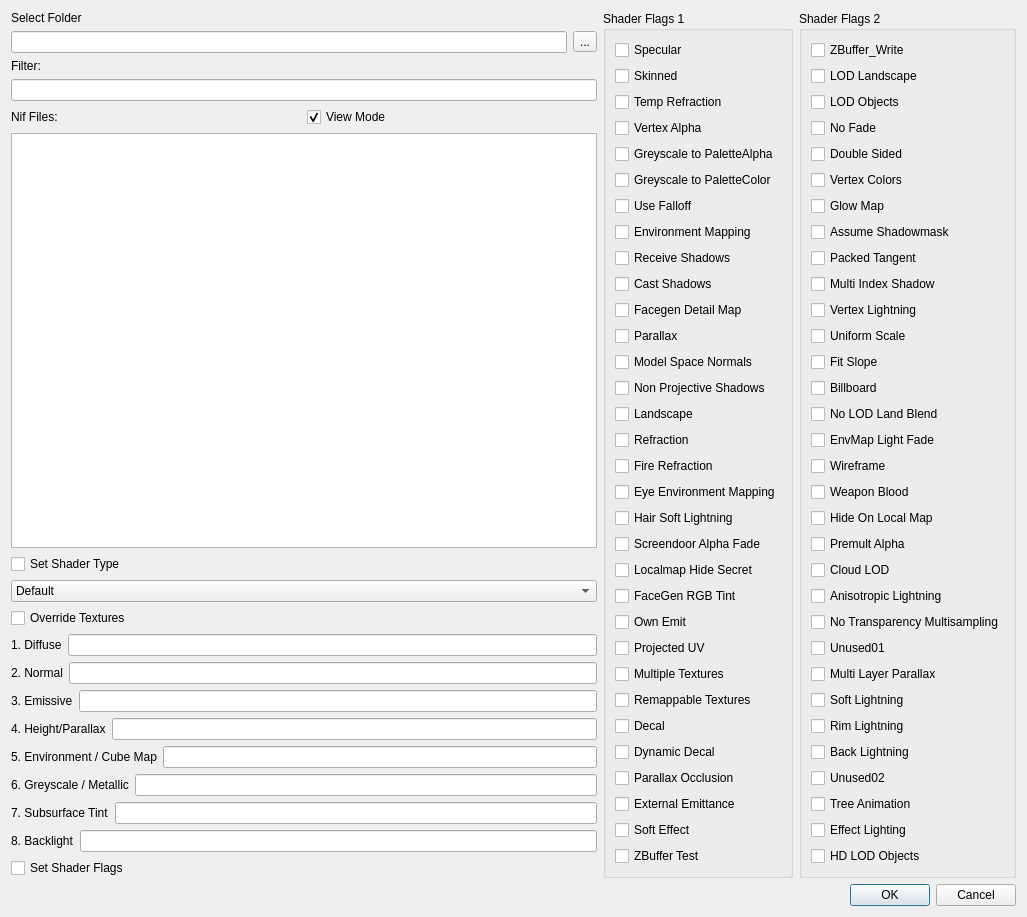
<?xml version="1.0" encoding="UTF-8"?>
<ui version="4.0">
 <class>TextureTool</class>
 <widget class="QDialog" name="TextureTool">
  <property name="geometry">
   <rect>
    <x>0</x>
    <y>0</y>
    <width>1027</width>
    <height>746</height>
   </rect>
  </property>
  <property name="windowTitle">
   <string>Texture Tool</string>
  </property>
  <layout class="QVBoxLayout" name="verticalLayout_8">
   <item>
    <layout class="QHBoxLayout" name="horizontalLayout_14">
     <item>
      <layout class="QVBoxLayout" name="verticalLayout_11">
       <item>
        <layout class="QHBoxLayout" name="horizontalLayout_13">
         <item>
          <layout class="QVBoxLayout" name="verticalLayout_9">
           <item>
            <widget class="QLabel" name="label">
             <property name="text">
              <string>Select Folder</string>
             </property>
            </widget>
           </item>
           <item>
            <layout class="QHBoxLayout" name="horizontalLayout_9">
             <item>
              <widget class="QLineEdit" name="folderLineEdit"/>
             </item>
             <item>
              <widget class="QToolButton" name="folderSelectButton">
               <property name="text">
                <string>...</string>
               </property>
              </widget>
             </item>
            </layout>
           </item>
          </layout>
         </item>
         <item>
          <layout class="QVBoxLayout" name="verticalLayout_10"/>
         </item>
        </layout>
       </item>
       <item>
        <widget class="QLabel" name="label_4">
         <property name="text">
          <string>Filter:</string>
         </property>
        </widget>
       </item>
       <item>
        <widget class="QLineEdit" name="filterLineEdit"/>
       </item>
       <item>
        <layout class="QHBoxLayout" name="horizontalLayout_12">
         <item>
          <widget class="QLabel" name="label_2">
           <property name="text">
            <string>Nif Files:</string>
           </property>
          </widget>
         </item>
         <item>
          <widget class="QCheckBox" name="viewModeCheckBox">
           <property name="text">
            <string>View Mode</string>
           </property>
           <property name="checked">
            <bool>true</bool>
           </property>
          </widget>
         </item>
        </layout>
       </item>
       <item>
        <layout class="QVBoxLayout" name="verticalLayout_6">
         <item>
          <layout class="QHBoxLayout" name="horizontalLayout_10">
           <item>
            <layout class="QVBoxLayout" name="verticalLayout_3">
             <item>
              <widget class="QTreeView" name="nifView">
               <property name="editTriggers">
                <set>QAbstractItemView::NoEditTriggers</set>
               </property>
               <property name="selectionMode">
                <enum>QAbstractItemView::MultiSelection</enum>
               </property>
               <property name="textElideMode">
                <enum>Qt::ElideNone</enum>
               </property>
               <property name="rootIsDecorated">
                <bool>false</bool>
               </property>
               <attribute name="headerVisible">
                <bool>false</bool>
               </attribute>
              </widget>
             </item>
            </layout>
           </item>
           <item>
            <layout class="QVBoxLayout" name="verticalLayout_4"/>
           </item>
          </layout>
         </item>
         <item>
          <layout class="QVBoxLayout" name="verticalLayout_5"/>
         </item>
         <item>
          <widget class="QCheckBox" name="shaderTypeCheckBox">
           <property name="text">
            <string>Set Shader Type</string>
           </property>
          </widget>
         </item>
         <item>
          <widget class="QComboBox" name="shaderTypeComboBox">
           <item>
            <property name="text">
             <string>Default</string>
            </property>
           </item>
           <item>
            <property name="text">
             <string>Environment Map</string>
            </property>
           </item>
           <item>
            <property name="text">
             <string>Glow Shader</string>
            </property>
           </item>
           <item>
            <property name="text">
             <string>Parallax</string>
            </property>
           </item>
           <item>
            <property name="text">
             <string>Face Tint</string>
            </property>
           </item>
           <item>
            <property name="text">
             <string>Skin Tint</string>
            </property>
           </item>
           <item>
            <property name="text">
             <string>Hair Tint</string>
            </property>
           </item>
           <item>
            <property name="text">
             <string>Parallax Occ</string>
            </property>
           </item>
           <item>
            <property name="text">
             <string>Multitexture Landscape</string>
            </property>
           </item>
           <item>
            <property name="text">
             <string>LOD Landscape</string>
            </property>
           </item>
           <item>
            <property name="text">
             <string>Snow</string>
            </property>
           </item>
           <item>
            <property name="text">
             <string>Multilayer Parallax</string>
            </property>
           </item>
           <item>
            <property name="text">
             <string>Tree Animation</string>
            </property>
           </item>
           <item>
            <property name="text">
             <string>LOD Objects</string>
            </property>
           </item>
           <item>
            <property name="text">
             <string>Sparkle Snow</string>
            </property>
           </item>
           <item>
            <property name="text">
             <string>LOD Objects HD</string>
            </property>
           </item>
           <item>
            <property name="text">
             <string>Eye Environment Map</string>
            </property>
           </item>
           <item>
            <property name="text">
             <string>Cloud</string>
            </property>
           </item>
           <item>
            <property name="text">
             <string>LOD Landscape Noise</string>
            </property>
           </item>
           <item>
            <property name="text">
             <string>Multitexture Landscape LOD Blend</string>
            </property>
           </item>
           <item>
            <property name="text">
             <string>FO4 Dismemberment</string>
            </property>
           </item>
          </widget>
         </item>
         <item>
          <widget class="QCheckBox" name="texturesCheckBox">
           <property name="text">
            <string>Override Textures</string>
           </property>
          </widget>
         </item>
         <item>
          <layout class="QVBoxLayout" name="verticalLayout">
           <item>
            <layout class="QHBoxLayout" name="horizontalLayout">
             <item>
              <widget class="QLabel" name="label_7">
               <property name="text">
                <string>1. Diffuse</string>
               </property>
              </widget>
             </item>
             <item>
              <widget class="QLineEdit" name="textureSlot_0"/>
             </item>
            </layout>
           </item>
           <item>
            <layout class="QHBoxLayout" name="horizontalLayout_2">
             <item>
              <widget class="QLabel" name="label_8">
               <property name="text">
                <string>2. Normal</string>
               </property>
              </widget>
             </item>
             <item>
              <widget class="QLineEdit" name="textureSlot_1">
               <property name="text">
                <string/>
               </property>
              </widget>
             </item>
            </layout>
           </item>
           <item>
            <layout class="QHBoxLayout" name="horizontalLayout_3">
             <item>
              <widget class="QLabel" name="label_9">
               <property name="text">
                <string>3. Emissive</string>
               </property>
              </widget>
             </item>
             <item>
              <widget class="QLineEdit" name="textureSlot_2">
               <property name="text">
                <string/>
               </property>
              </widget>
             </item>
            </layout>
           </item>
           <item>
            <layout class="QHBoxLayout" name="horizontalLayout_4">
             <item>
              <widget class="QLabel" name="label_10">
               <property name="text">
                <string>4. Height/Parallax</string>
               </property>
              </widget>
             </item>
             <item>
              <widget class="QLineEdit" name="textureSlot_3">
               <property name="text">
                <string/>
               </property>
              </widget>
             </item>
            </layout>
           </item>
           <item>
            <layout class="QHBoxLayout" name="horizontalLayout_5">
             <item>
              <widget class="QLabel" name="label_11">
               <property name="text">
                <string>5. Environment / Cube Map</string>
               </property>
              </widget>
             </item>
             <item>
              <widget class="QLineEdit" name="textureSlot_4">
               <property name="text">
                <string/>
               </property>
              </widget>
             </item>
            </layout>
           </item>
           <item>
            <layout class="QHBoxLayout" name="horizontalLayout_6">
             <item>
              <widget class="QLabel" name="label_12">
               <property name="text">
                <string>6. Greyscale / Metallic</string>
               </property>
              </widget>
             </item>
             <item>
              <widget class="QLineEdit" name="textureSlot_5">
               <property name="text">
                <string/>
               </property>
              </widget>
             </item>
            </layout>
           </item>
           <item>
            <layout class="QHBoxLayout" name="horizontalLayout_7">
             <item>
              <widget class="QLabel" name="label_13">
               <property name="text">
                <string>7. Subsurface Tint</string>
               </property>
              </widget>
             </item>
             <item>
              <widget class="QLineEdit" name="textureSlot_6">
               <property name="text">
                <string/>
               </property>
              </widget>
             </item>
            </layout>
           </item>
           <item>
            <layout class="QHBoxLayout" name="horizontalLayout_8">
             <item>
              <widget class="QLabel" name="label_14">
               <property name="text">
                <string>8. Backlight</string>
               </property>
              </widget>
             </item>
             <item>
              <widget class="QLineEdit" name="textureSlot_7">
               <property name="text">
                <string/>
               </property>
              </widget>
             </item>
            </layout>
           </item>
          </layout>
         </item>
         <item>
          <widget class="QCheckBox" name="shaderFlagsCheckBox">
           <property name="text">
            <string>Set Shader Flags</string>
           </property>
          </widget>
         </item>
        </layout>
       </item>
      </layout>
     </item>
     <item>
      <layout class="QHBoxLayout" name="horizontalLayout_11">
       <item>
        <widget class="QGroupBox" name="SF1">
         <property name="title">
          <string>Shader Flags 1</string>
         </property>
         <layout class="QVBoxLayout" name="verticalLayout_2">
          <item>
           <widget class="QCheckBox" name="SF1_0">
            <property name="text">
             <string>Specular</string>
            </property>
           </widget>
          </item>
          <item>
           <widget class="QCheckBox" name="SF1_1">
            <property name="text">
             <string>Skinned</string>
            </property>
           </widget>
          </item>
          <item>
           <widget class="QCheckBox" name="SF1_2">
            <property name="text">
             <string>Temp Refraction</string>
            </property>
           </widget>
          </item>
          <item>
           <widget class="QCheckBox" name="SF1_3">
            <property name="text">
             <string>Vertex Alpha</string>
            </property>
           </widget>
          </item>
          <item>
           <widget class="QCheckBox" name="SF1_4">
            <property name="text">
             <string>Greyscale to PaletteAlpha</string>
            </property>
           </widget>
          </item>
          <item>
           <widget class="QCheckBox" name="SF1_5">
            <property name="text">
             <string>Greyscale to PaletteColor</string>
            </property>
           </widget>
          </item>
          <item>
           <widget class="QCheckBox" name="SF1_6">
            <property name="text">
             <string>Use Falloff</string>
            </property>
           </widget>
          </item>
          <item>
           <widget class="QCheckBox" name="SF1_7">
            <property name="text">
             <string>Environment Mapping</string>
            </property>
           </widget>
          </item>
          <item>
           <widget class="QCheckBox" name="SF1_8">
            <property name="text">
             <string>Receive Shadows</string>
            </property>
           </widget>
          </item>
          <item>
           <widget class="QCheckBox" name="SF1_9">
            <property name="text">
             <string>Cast Shadows</string>
            </property>
           </widget>
          </item>
          <item>
           <widget class="QCheckBox" name="SF1_10">
            <property name="text">
             <string>Facegen Detail Map</string>
            </property>
           </widget>
          </item>
          <item>
           <widget class="QCheckBox" name="SF1_11">
            <property name="text">
             <string>Parallax</string>
            </property>
           </widget>
          </item>
          <item>
           <widget class="QCheckBox" name="SF1_12">
            <property name="text">
             <string>Model Space Normals</string>
            </property>
           </widget>
          </item>
          <item>
           <widget class="QCheckBox" name="SF1_13">
            <property name="text">
             <string>Non Projective Shadows</string>
            </property>
           </widget>
          </item>
          <item>
           <widget class="QCheckBox" name="SF1_14">
            <property name="text">
             <string>Landscape</string>
            </property>
           </widget>
          </item>
          <item>
           <widget class="QCheckBox" name="SF1_15">
            <property name="text">
             <string>Refraction</string>
            </property>
           </widget>
          </item>
          <item>
           <widget class="QCheckBox" name="SF1_16">
            <property name="text">
             <string>Fire Refraction</string>
            </property>
           </widget>
          </item>
          <item>
           <widget class="QCheckBox" name="SF1_17">
            <property name="text">
             <string>Eye Environment Mapping</string>
            </property>
           </widget>
          </item>
          <item>
           <widget class="QCheckBox" name="SF1_18">
            <property name="text">
             <string>Hair Soft Lightning</string>
            </property>
           </widget>
          </item>
          <item>
           <widget class="QCheckBox" name="SF1_19">
            <property name="text">
             <string>Screendoor Alpha Fade</string>
            </property>
           </widget>
          </item>
          <item>
           <widget class="QCheckBox" name="SF1_20">
            <property name="text">
             <string>Localmap Hide Secret</string>
            </property>
           </widget>
          </item>
          <item>
           <widget class="QCheckBox" name="SF1_21">
            <property name="text">
             <string>FaceGen RGB Tint</string>
            </property>
           </widget>
          </item>
          <item>
           <widget class="QCheckBox" name="SF1_22">
            <property name="text">
             <string>Own Emit</string>
            </property>
           </widget>
          </item>
          <item>
           <widget class="QCheckBox" name="SF1_23">
            <property name="text">
             <string>Projected UV</string>
            </property>
           </widget>
          </item>
          <item>
           <widget class="QCheckBox" name="SF1_24">
            <property name="text">
             <string>Multiple Textures</string>
            </property>
           </widget>
          </item>
          <item>
           <widget class="QCheckBox" name="SF1_25">
            <property name="text">
             <string>Remappable Textures</string>
            </property>
           </widget>
          </item>
          <item>
           <widget class="QCheckBox" name="SF1_26">
            <property name="text">
             <string>Decal</string>
            </property>
           </widget>
          </item>
          <item>
           <widget class="QCheckBox" name="SF1_27">
            <property name="text">
             <string>Dynamic Decal</string>
            </property>
           </widget>
          </item>
          <item>
           <widget class="QCheckBox" name="SF1_28">
            <property name="text">
             <string>Parallax Occlusion</string>
            </property>
           </widget>
          </item>
          <item>
           <widget class="QCheckBox" name="SF1_29">
            <property name="text">
             <string>External Emittance</string>
            </property>
           </widget>
          </item>
          <item>
           <widget class="QCheckBox" name="SF1_30">
            <property name="text">
             <string>Soft Effect</string>
            </property>
           </widget>
          </item>
          <item>
           <widget class="QCheckBox" name="SF1_31">
            <property name="text">
             <string>ZBuffer Test</string>
            </property>
           </widget>
          </item>
         </layout>
        </widget>
       </item>
       <item>
        <widget class="QGroupBox" name="SF2">
         <property name="title">
          <string>Shader Flags 2</string>
         </property>
         <layout class="QVBoxLayout" name="verticalLayout_7">
          <item>
           <widget class="QCheckBox" name="SF2_0">
            <property name="text">
             <string>ZBuffer_Write</string>
            </property>
           </widget>
          </item>
          <item>
           <widget class="QCheckBox" name="SF2_1">
            <property name="text">
             <string>LOD Landscape</string>
            </property>
           </widget>
          </item>
          <item>
           <widget class="QCheckBox" name="SF2_2">
            <property name="text">
             <string>LOD Objects</string>
            </property>
           </widget>
          </item>
          <item>
           <widget class="QCheckBox" name="SF2_3">
            <property name="text">
             <string>No Fade</string>
            </property>
           </widget>
          </item>
          <item>
           <widget class="QCheckBox" name="SF2_4">
            <property name="text">
             <string>Double Sided</string>
            </property>
           </widget>
          </item>
          <item>
           <widget class="QCheckBox" name="SF2_5">
            <property name="text">
             <string>Vertex Colors</string>
            </property>
           </widget>
          </item>
          <item>
           <widget class="QCheckBox" name="SF2_6">
            <property name="text">
             <string>Glow Map</string>
            </property>
           </widget>
          </item>
          <item>
           <widget class="QCheckBox" name="SF2_7">
            <property name="text">
             <string>Assume Shadowmask</string>
            </property>
           </widget>
          </item>
          <item>
           <widget class="QCheckBox" name="SF2_8">
            <property name="text">
             <string>Packed Tangent</string>
            </property>
           </widget>
          </item>
          <item>
           <widget class="QCheckBox" name="SF2_9">
            <property name="text">
             <string>Multi Index Shadow</string>
            </property>
           </widget>
          </item>
          <item>
           <widget class="QCheckBox" name="SF2_10">
            <property name="text">
             <string>Vertex Lightning</string>
            </property>
           </widget>
          </item>
          <item>
           <widget class="QCheckBox" name="SF2_11">
            <property name="text">
             <string>Uniform Scale</string>
            </property>
           </widget>
          </item>
          <item>
           <widget class="QCheckBox" name="SF2_12">
            <property name="text">
             <string>Fit Slope</string>
            </property>
           </widget>
          </item>
          <item>
           <widget class="QCheckBox" name="SF2_13">
            <property name="text">
             <string>Billboard</string>
            </property>
           </widget>
          </item>
          <item>
           <widget class="QCheckBox" name="SF2_14">
            <property name="text">
             <string>No LOD Land Blend</string>
            </property>
           </widget>
          </item>
          <item>
           <widget class="QCheckBox" name="SF2_15">
            <property name="text">
             <string>EnvMap Light Fade</string>
            </property>
           </widget>
          </item>
          <item>
           <widget class="QCheckBox" name="SF2_16">
            <property name="text">
             <string>Wireframe</string>
            </property>
           </widget>
          </item>
          <item>
           <widget class="QCheckBox" name="SF2_17">
            <property name="text">
             <string>Weapon Blood</string>
            </property>
           </widget>
          </item>
          <item>
           <widget class="QCheckBox" name="SF2_18">
            <property name="text">
             <string>Hide On Local Map</string>
            </property>
           </widget>
          </item>
          <item>
           <widget class="QCheckBox" name="SF2_19">
            <property name="text">
             <string>Premult Alpha</string>
            </property>
           </widget>
          </item>
          <item>
           <widget class="QCheckBox" name="SF2_20">
            <property name="text">
             <string>Cloud LOD</string>
            </property>
           </widget>
          </item>
          <item>
           <widget class="QCheckBox" name="SF2_21">
            <property name="text">
             <string>Anisotropic Lightning</string>
            </property>
           </widget>
          </item>
          <item>
           <widget class="QCheckBox" name="SF2_22">
            <property name="text">
             <string>No Transparency Multisampling</string>
            </property>
           </widget>
          </item>
          <item>
           <widget class="QCheckBox" name="SF2_23">
            <property name="text">
             <string>Unused01</string>
            </property>
           </widget>
          </item>
          <item>
           <widget class="QCheckBox" name="SF2_24">
            <property name="text">
             <string>Multi Layer Parallax</string>
            </property>
           </widget>
          </item>
          <item>
           <widget class="QCheckBox" name="SF2_25">
            <property name="text">
             <string>Soft Lightning</string>
            </property>
           </widget>
          </item>
          <item>
           <widget class="QCheckBox" name="SF2_26">
            <property name="text">
             <string>Rim Lightning</string>
            </property>
           </widget>
          </item>
          <item>
           <widget class="QCheckBox" name="SF2_27">
            <property name="text">
             <string>Back Lightning</string>
            </property>
           </widget>
          </item>
          <item>
           <widget class="QCheckBox" name="SF2_28">
            <property name="text">
             <string>Unused02</string>
            </property>
           </widget>
          </item>
          <item>
           <widget class="QCheckBox" name="SF2_29">
            <property name="text">
             <string>Tree Animation</string>
            </property>
           </widget>
          </item>
          <item>
           <widget class="QCheckBox" name="SF2_30">
            <property name="text">
             <string>Effect Lighting</string>
            </property>
           </widget>
          </item>
          <item>
           <widget class="QCheckBox" name="SF2_31">
            <property name="text">
             <string>HD LOD Objects</string>
            </property>
           </widget>
          </item>
         </layout>
        </widget>
       </item>
      </layout>
     </item>
    </layout>
   </item>
   <item>
    <widget class="QDialogButtonBox" name="buttonBox">
     <property name="orientation">
      <enum>Qt::Horizontal</enum>
     </property>
     <property name="standardButtons">
      <set>QDialogButtonBox::Cancel|QDialogButtonBox::Ok</set>
     </property>
    </widget>
   </item>
  </layout>
 </widget>
 <resources/>
 <connections>
  <connection>
   <sender>buttonBox</sender>
   <signal>accepted()</signal>
   <receiver>TextureTool</receiver>
   <slot>accept()</slot>
   <hints>
    <hint type="sourcelabel">
     <x>248</x>
     <y>254</y>
    </hint>
    <hint type="destinationlabel">
     <x>157</x>
     <y>274</y>
    </hint>
   </hints>
  </connection>
  <connection>
   <sender>buttonBox</sender>
   <signal>rejected()</signal>
   <receiver>TextureTool</receiver>
   <slot>reject()</slot>
   <hints>
    <hint type="sourcelabel">
     <x>316</x>
     <y>260</y>
    </hint>
    <hint type="destinationlabel">
     <x>286</x>
     <y>274</y>
    </hint>
   </hints>
  </connection>
 </connections>
</ui>
